Frame 1 (no input): blank canvas, image omitted
Frame 60 (no input): blank canvas, image omitted
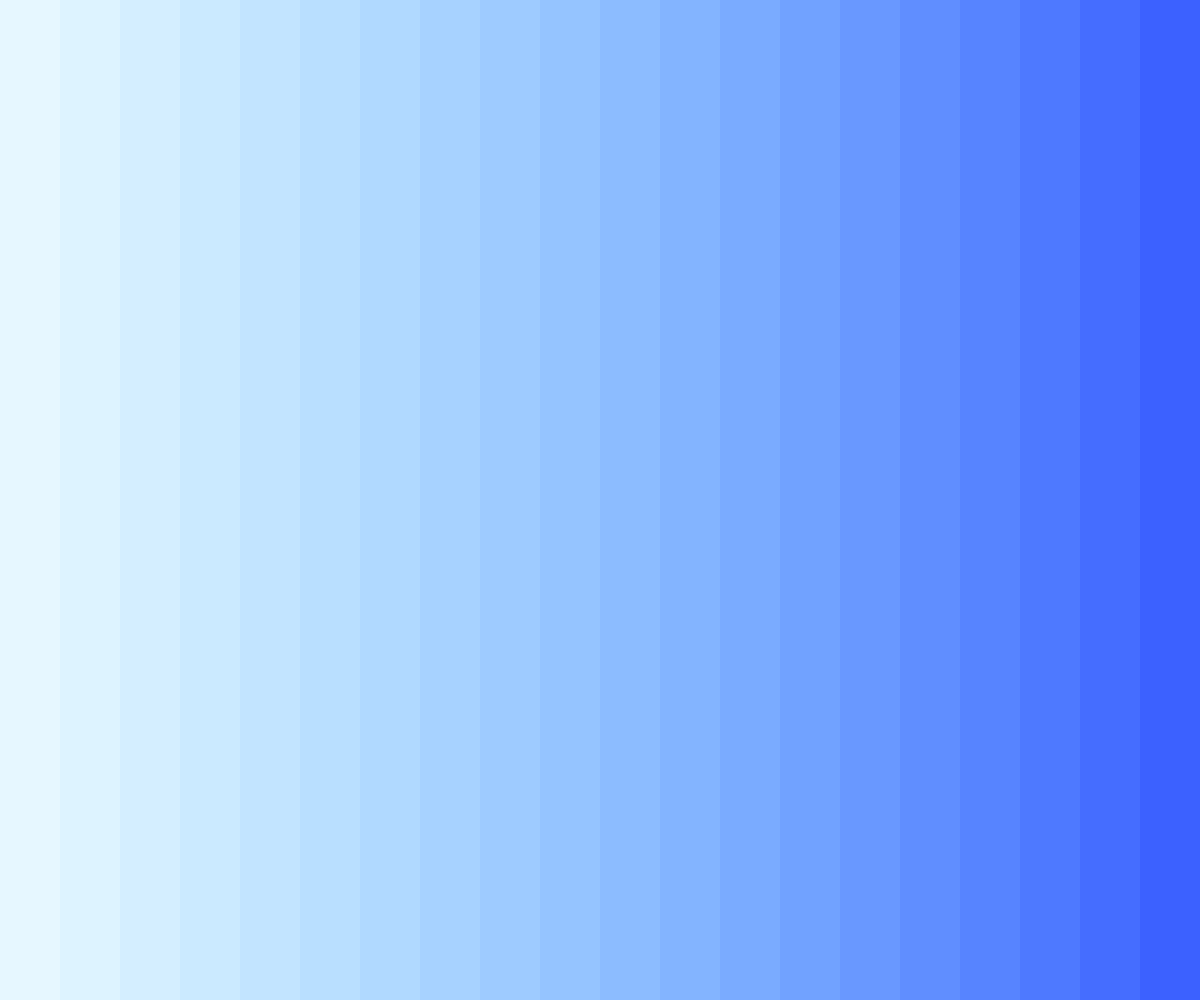
Frame 120 (the mouse pressed at the canvas centre since frame 60)

The p5.js sketch whose frames 1 and 60 were blank and that drew this single picture after the mouse press (run headless with seeded random() and noise() and a simulated clock; from frame 60 on, the mouse is pressed at the canvas centre):

// p5.js sketch
// ── sketch.js
var numColumns =20;
var colorFrom;
var colorTo;


function setup() {
  createCanvas(windowWidth, windowHeight);
  colorMode(HSB, 360,100,100);
  noStroke();
  colorFrom = color (200, 10, 100);
  colorTo = color(230,80,100)
}

function draw() {
  for (var i=0; i < numColumns; i++){
    var interpValue = map(mouseX *(i*0.10), 0, width, 0.0, 1.0)
    var colorHue = lerpColor(colorFrom, colorTo, interpValue);
    fill(colorHue, 100, 100);
    rect(i*width/numColumns, 0, width/numColumns, height)
  }
}
